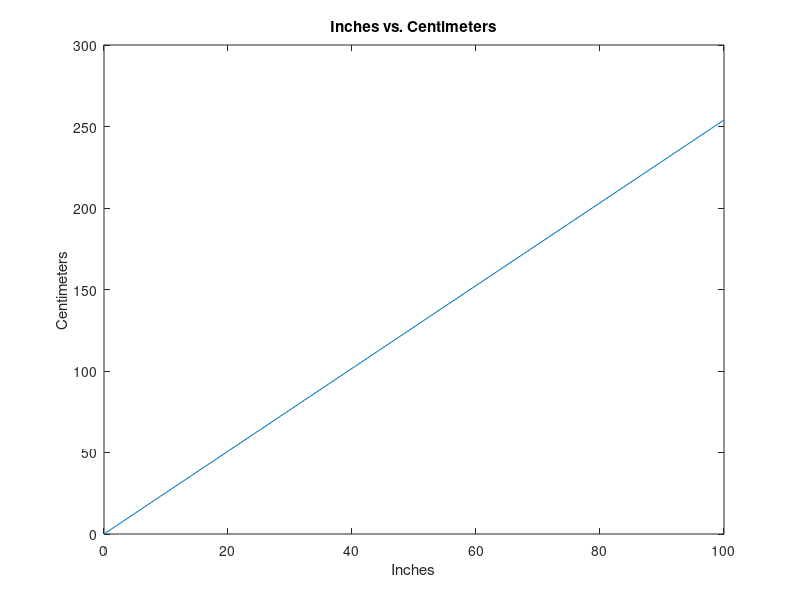

Write the MATLAB code that produced this figure.
# Using MATLAB, write a program to convert a yardstick to a meterstick. Plot the
# results.

inches = linspace(0,100,100);
centimeters = inches * 2.54;

plot(inches, centimeters);
title("Inches vs. Centimeters");
xlabel("Inches");
ylabel("Centimeters");
xlim([0 100]);
